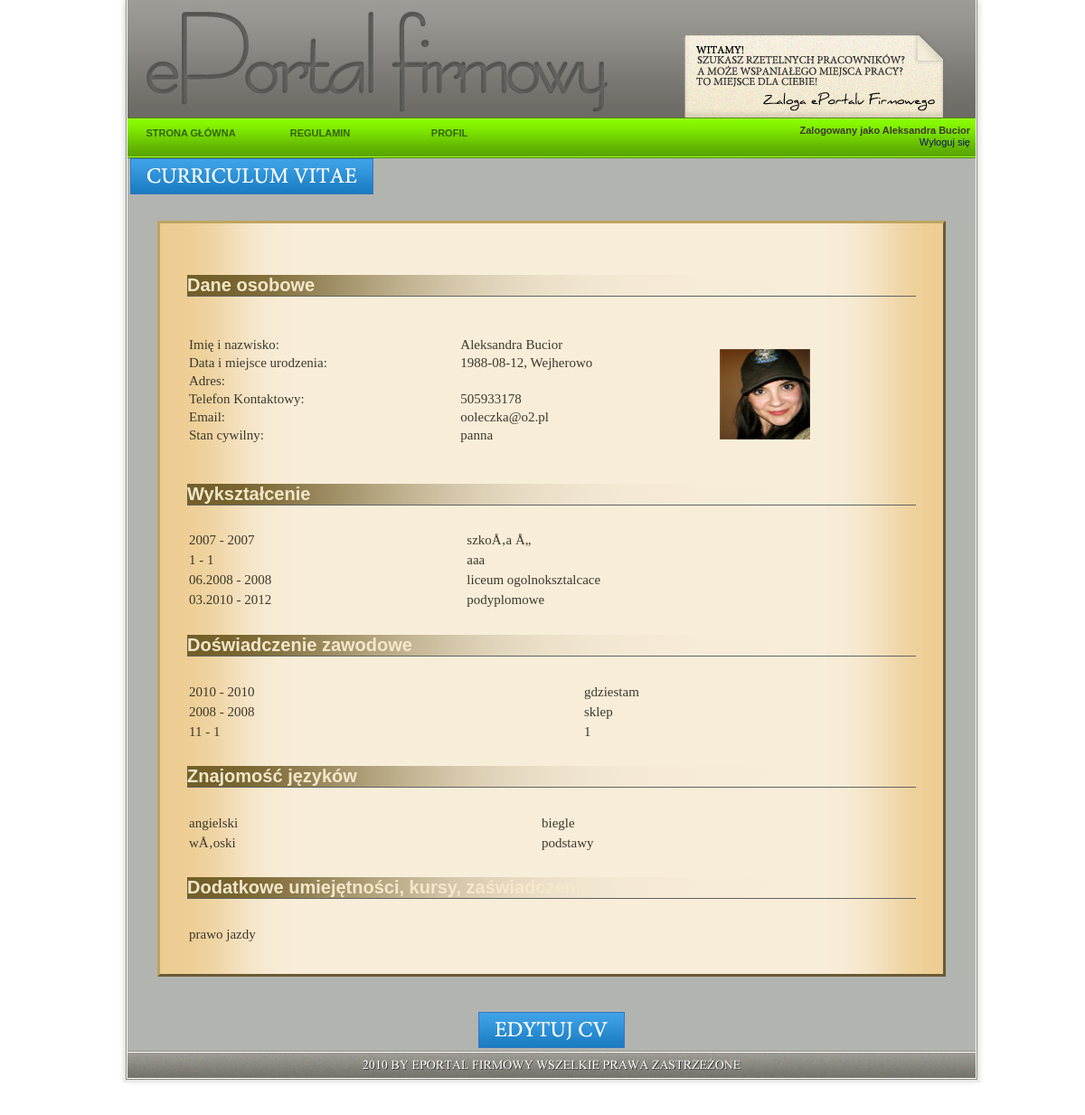
Before: /cv.php (signed in) with the older database file.
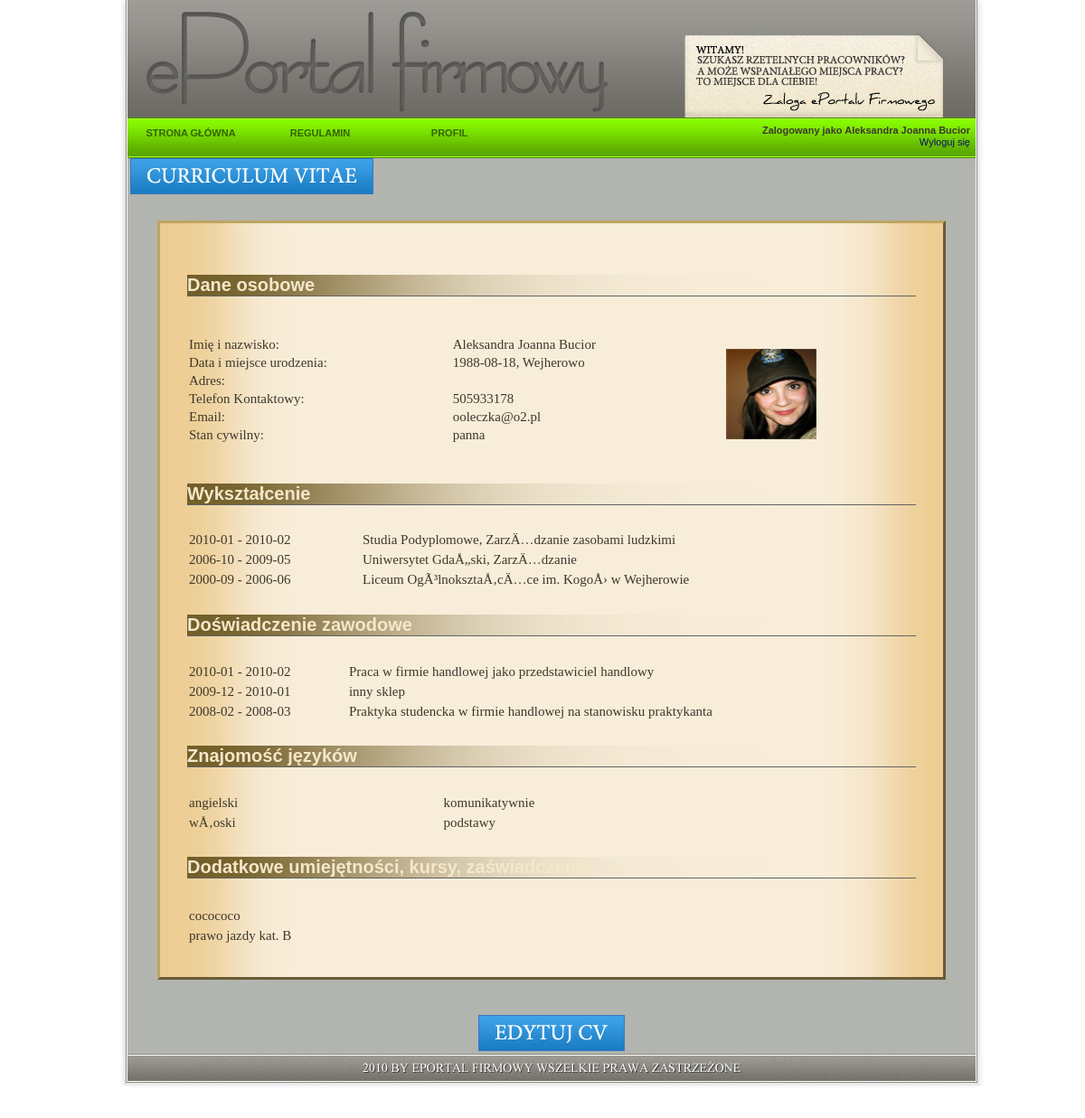
After: the same page with the newer database file.
### tables this page shows
CREATE TABLE IF NOT EXISTS `pracownik` (
  `id` int(11) NOT NULL,
  `imie` varchar(30) NOT NULL,
  `nazwisko` varchar(30) NOT NULL,
  `email` varchar(30) NOT NULL,
  `dolaczyl` timestamp NOT NULL DEFAULT CURRENT_TIMESTAMP,
  `data_ur` date DEFAULT NULL,
  `miejsce_ur` varchar(20) DEFAULT NULL,
  `tel` varchar(10) DEFAULT NULL,
  `adres` varchar(50) DEFAULT NULL,
  `stan_cywilny` varchar(10) DEFAULT NULL,
  `zdjecie` varchar(100) DEFAULT NULL,
  PRIMARY KEY (`id`)
);

CREATE TABLE IF NOT EXISTS `wyksztalcenie` (
  `id` int(11) NOT NULL,
  `id_pracownika` int(11) NOT NULL,
  `od` varchar(20) NOT NULL,
  `do` varchar(20) NOT NULL,
  `gdzie` varchar(150) NOT NULL,
  PRIMARY KEY (`id`,`id_pracownika`)
);

CREATE TABLE IF NOT EXISTS `doswiadczenie` (
  `id` int(11) NOT NULL,
  `id_pracownika` int(11) NOT NULL,
  `od` varchar(20) NOT NULL,
  `do` varchar(20) NOT NULL,
  `gdzie` varchar(150) NOT NULL,
  PRIMARY KEY (`id`,`id_pracownika`)
);

CREATE TABLE IF NOT EXISTS `jezyki` (
  `pracownik_id` int(11) NOT NULL,
  `jezyk_id` int(11) NOT NULL,
  `poziom_id` int(11) NOT NULL
);

CREATE TABLE IF NOT EXISTS `jezyki_lista` (
  `id` int(11) NOT NULL AUTO_INCREMENT,
  `nazwa` varchar(20) NOT NULL,
  PRIMARY KEY (`id`)
);

CREATE TABLE IF NOT EXISTS `jezyki_poziom` (
  `id` int(11) NOT NULL AUTO_INCREMENT,
  `nazwa` varchar(20) NOT NULL,
  PRIMARY KEY (`id`)
);

CREATE TABLE IF NOT EXISTS `dodatkowe` (
  `id` int(11) NOT NULL,
  `pracownik_id` int(11) NOT NULL,
  `nazwa` varchar(50) NOT NULL
);

### cv.php (the view, shortened to what the changed rows need)
<?php
require_once('header.php');
?>
<td class="content" style="padding-right: 44px; padding-left: 44px">
    <?php
    if (isset($_SESSION['id_obecne'])) {
        if (!isset($_GET['id'])) {
            $id = $_SESSION['id_obecne'];
        } else {
            $id = $_GET['id'];
        }
        $dbc = mysqli_connect(DB_HOST, DB_USER, DB_PASSWORD, DB_NAME);
        $query = "SELECT * FROM pracownik WHERE id='$id'";
        $result = mysqli_query($dbc, $query);
        $row = mysqli_fetch_array($result);
    ?>
	<img src="img/cv.jpg"><br /><br />
        <div id="cv">
            <div id="dane_osobowe" style="display:block">
                <h4>Dane osobowe </h4>
                <table>
                    <tr>
					<td><p>
					Imię i nazwisko:<br />
					Data i miejsce urodzenia:<br />
					Adres:<br />
					Telefon Kontaktowy:<br />
					Email:<br />
					Stan cywilny:<br /></p>
                        <td><p><?php echo $row['imie'] . ' ' . $row['nazwisko']; ?><br />
                    <?php if (!empty($row['data_ur']) || !empty($row['miejsce_ur'])) { ?>
                    <?php echo $row['data_ur'] . ', ' . $row['miejsce_ur']; ?><br />
                    <?php
                    }
                    ?>
                    <?php
                    if (!empty($row['tel'])) {
                    ?>
                    <br /> <?php echo $row['tel']; ?>
                    <?php } ?>
                    <br /><?php echo $row['email']; ?><br />
                    <?php if (!empty($row['stan_cywilny'])) { ?>
                         <?php echo $row['stan_cywilny']; ?></p></td>
												<td><?php if (!empty($row['zdjecie'])) { ?>
                    <img src="<?php echo $row['zdjecie']; ?>" alt="zdjęcie" />
                <?php } ?></td>
                    </tr>
                    <?php } ?>
            </table>
        </div>
        <div id="wyksztalcenie" style="display:block">
            <h4>Wykształcenie </h4>
            <table>
                <?php
                $query = "SELECT * FROM wyksztalcenie WHERE id_pracownika = '$id' ORDER BY od DESC";
                $result = mysqli_query($dbc, $query);
                while ($row = mysqli_fetch_array($result)) {
                    if ($row['gdzie'] != "") {?>
                    <tr>
                        <td><?php echo $row['od']; ?> - <?php echo $row['do']; ?></td><td><?php echo $row['gdzie']; ?></td>
                    </tr>
<?php
                    }}
?>
            </table>
        </div>
        <div id="doswiadczenie" style="display:block">
            <h4>Doświadczenie zawodowe </h4>
    <table>
<?php
                $query = "SELECT * FROM doswiadczenie WHERE id_pracownika = '$id' ORDER BY od DESC";
                $result = mysqli_query($dbc, $query);
                while ($row = mysqli_fetch_array($result)) {
                    if ($row['gdzie'] != "") {
                    ?>
                    <tr>
                        <td><?php echo $row['od']; ?> - <?php echo $row['do']; ?></td><td><?php echo $row['gdzie']; ?></td>
                    </tr>
<?php
                    } }
?>
            </table>
        </div>
       <div id="jezyki" style="display:block">
            <h4>Znajomość języków</h4>
            <table>
                <?php
                $query = "SELECT *,jezyki_lista.nazwa AS jezyk_nazwa, jezyki_poziom.nazwa AS jezyk_poziom FROM jezyki, jezyki_lista, jezyki_poziom WHERE jezyki.pracownik_id = '$id' AND jezyki.jezyk_id = jezyki_lista.id AND jezyki.poziom_id =jezyki_poziom.id  ORDER BY jezyki_lista.id";
                $result = mysqli_query($dbc, $query);
                while ($row = mysqli_fetch_array($result)) {
                ?>
                    <tr>
                        <td><?php echo $row['jezyk_nazwa']; ?></td><td> <?php echo $row['jezyk_poziom']; ?></td>
                    </tr>
<?php
                }
?>
            </table>
        </div>
           <div id="dodatkowe" style="display:block">
            <h4>Dodatkowe umiejętności, kursy, zaświadczenia</h4>
            <table>
                <?php
                $query = "SELECT * FROM dodatkowe WHERE pracownik_id = '$id' ";
                $result = mysqli_query($dbc, $query);
                while ($row = mysqli_fetch_array($result)) {
                ?>
                    <tr>
                        <td><?php echo $row['nazwa']; ?></td>
                    </tr>
<?php
                }
?>
            </table>
        </div>
        <br/>
    </div><br /><br /><div class="edytuj_button">
    <?php
                if ($_SESSION['id_obecne'] == $id) {
                    echo '<a href="edytuj_cv.php"><img src="img/edit.jpg" ></a>';
                }
            } else {
    ?>
                <br/><br/>
                        				Zaloguj się lub <a href='index.php'>zarejestruj</a>, aby mieć dostęp do tej strony.
                <br/><br/>
<?php
            }
?>
           </div> </td>

### header.php (shortened to what the changed rows need)
<!DOCTYPE html>
<html>
    <head>
        <link rel="stylesheet" type="text/css" href="styles.css" />
    </head>
    <body>
        <table id="tabela" cellspacing="0">
            <tr>
                <td CLASS="top">
                    <div <?php if (!isset($_SESSION['id_obecne']))
                        echo "id='log'"; else
                        echo "id='log2'"; ?> >
                        <?php
                        if (!isset($_SESSION['id_obecne'])) {
                        ?>
                            <form method='POST' action="login3.php" >
                                <input type="text" id="login_log" name="login_log" value="<?php echo $_SESSION['login_tmp']; ?>"/>
                                <input type="password" id="haslo_log" name="haslo_log" />
                                <input type="submit" id="submit" name="submit" value=" " />
                            </form>
                        <?php
                            $_SESSION['login_tmp'] = '';
                        } else
                            echo '<p class="ok" >' . $_SESSION['ok'] . ' Zalogowany jako ' . $_SESSION['do_wyswietlenia'] . '<br/><a href="logout.php">Wyloguj się</a> </p>';
                        ?>
                    </div>
                </td>
            </tr>

Changed rows visible on the page:
no longer on this page (row edited): wyksztalcenie: od "1", do "1", gdzie "aaa"
no longer on this page (row edited): wyksztalcenie: od "06.2008", do "2008", gdzie "liceum ogolnoksztalcace"
no longer on this page (row edited): doswiadczenie: od "2010", do "2010", gdzie "gdziestam"
no longer on this page (row edited): dodatkowe: nazwa "prawo jazdy"
changed pracownik "Bucior": imie "Aleksandra" → "Aleksandra Joanna"; data_ur "1988-08-12" → "1988-08-18"
changed wyksztalcenie: od "03.2010" → "2010-01"; do "2012" → "2010-02"; gdzie "podyplomowe" → "Studia Podyplomowe, ZarzÄ…dzanie zasobami ludzkimi"; moves up the list
changed wyksztalcenie: od "2007" → "2006-10"; do "2007" → "2009-05"; gdzie "szkoÅ‚a Å„" → "Uniwersytet GdaÅ„ski, ZarzÄ…dzanie"
added wyksztalcenie: od "2000-09", do "2006-06", gdzie "Liceum OgÃ³lnoksztaÅ‚cÄ…ce im. KogoÅ› w Wejherowie"
added doswiadczenie: od "2010-01", do "2010-02", gdzie "Praca w firmie handlowej jako przedstawiciel handlowy"
changed doswiadczenie: od "11" → "2009-12"; do "1" → "2010-01"; gdzie "1" → "inny sklep"; moves up the list
changed doswiadczenie: od "2008" → "2008-02"; do "2008" → "2008-03"; gdzie "sklep" → "Praktyka studencka w firmie handlowej na stanowisku praktykanta"
changed jezyki "angielski": jezyki_poziom.nazwa "biegle" → "komunikatywnie"
added dodatkowe: nazwa "cocococo"
added dodatkowe: nazwa "prawo jazdy kat. B"
Other visible differences:
$_SESSION['do_wyswietlenia']: "Aleksandra Bucior" → "Aleksandra Joanna Bucior"
